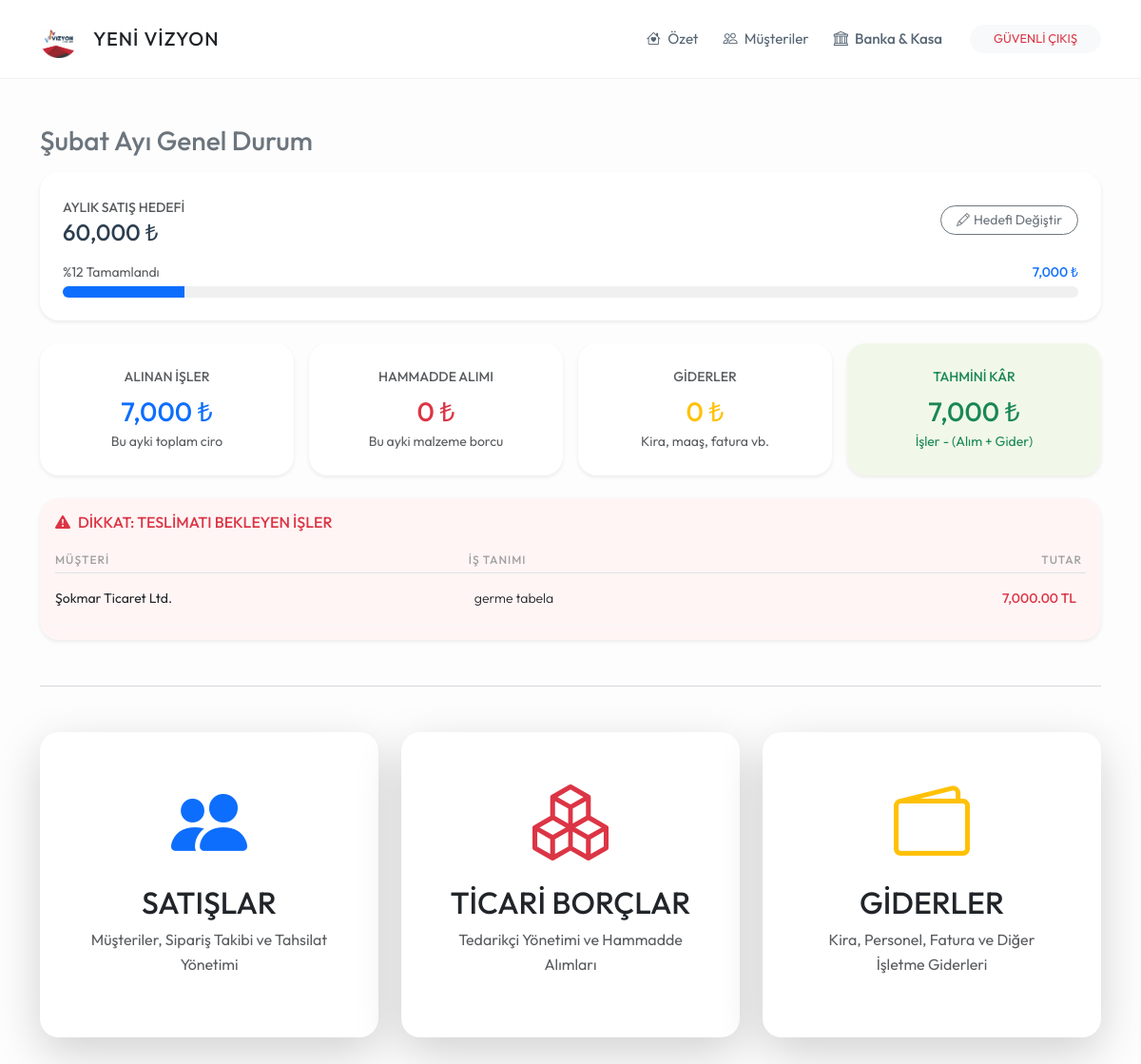
The page / (signed in) on the database as committed earlier.
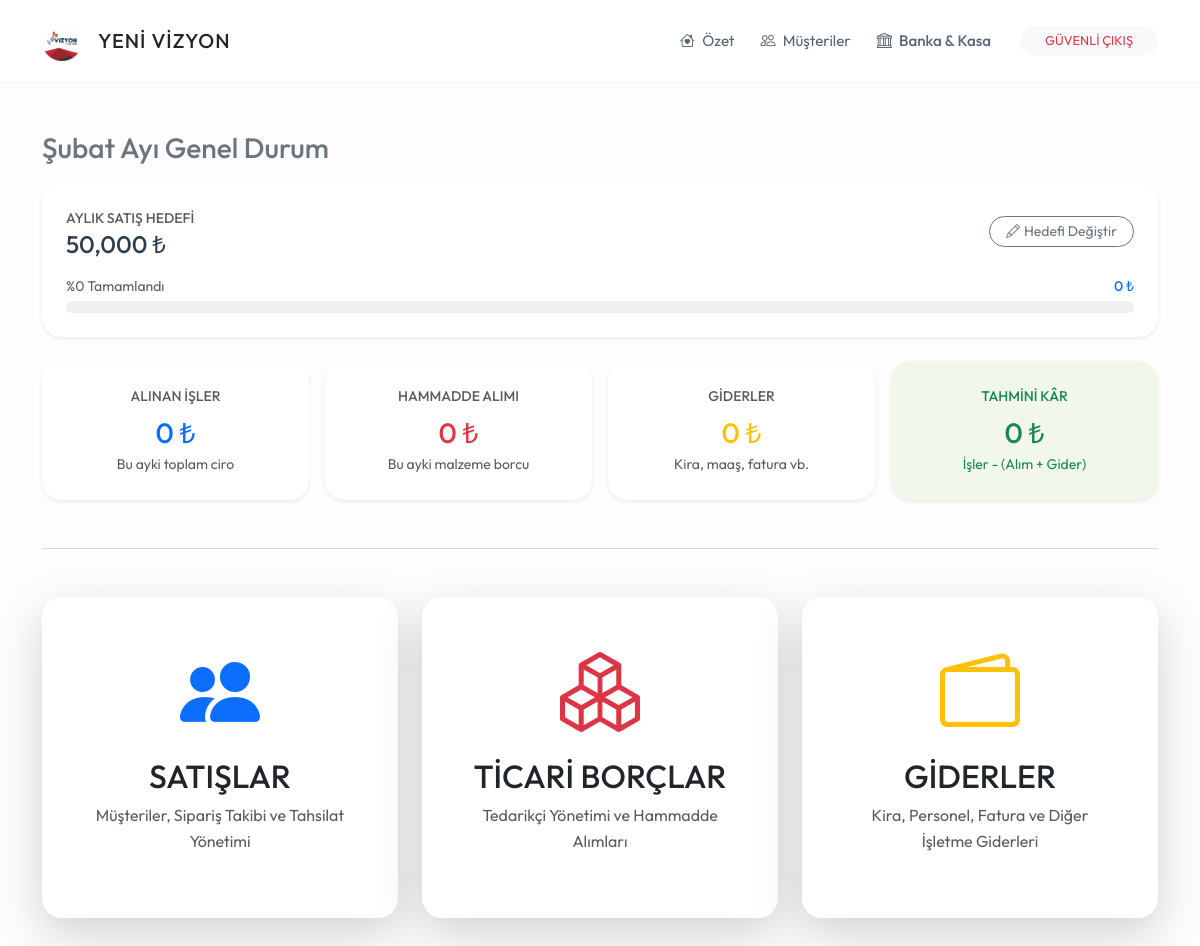
The same page on the database as committed later.
### models.py (models this page shows)
class Ayarlar(db.Model):
    id = db.Column(db.Integer, primary_key=True)
    ay_hedefi = db.Column(db.Float, default=50000.0)

class IsKaydi(db.Model):
    id = db.Column(db.Integer, primary_key=True)
    is_tanimi = db.Column(db.String(200), nullable=False)
    toplam_bedel = db.Column(db.Float, nullable=False, default=0.0)
    para_birimi = db.Column(db.String(5), default='TL')
    maliyet = db.Column(db.Float, default=0.0)
    teslim_tarihi = db.Column(db.String(20))
    durum = db.Column(db.String(20), default='Devam Ediyor')
    kayit_tarihi = db.Column(db.DateTime, default=datetime.now)
    musteri_id = db.Column(db.Integer, db.ForeignKey('musteri.id'), nullable=False)

class Musteri(db.Model):
    id = db.Column(db.Integer, primary_key=True)
    ad_soyad = db.Column(db.String(100), nullable=False)
    telefon = db.Column(db.String(20))
    isyeri_adi = db.Column(db.String(200))
    isyeri_adresi = db.Column(db.Text)
    durum = db.Column(db.String(20), default='Aktif')
    isler = db.relationship('IsKaydi', backref='sahibi', lazy=True)
    odemeler = db.relationship('Odeme', backref='musteri', lazy=True)

### routes/genel_isler.py (the view)
@genel_bp.route('/')
def index():
    if 'logged_in' not in session:
        return render_template('giris.html')
    from datetime import datetime
    bugun = datetime.now()
    bu_ay, bu_yil = bugun.month, bugun.year
    aylar_tr = {1: "Ocak", 2: "Şubat", 3: "Mart", 4: "Nisan", 5: "Mayıs", 6: "Haziran",
                7: "Temmuz", 8: "Ağustos", 9: "Eylül", 10: "Ekim", 11: "Kasım", 12: "Aralık"}
    guncel_ay = aylar_tr[bu_ay]
    aylik_is_hacmi = sum((i.toplam_bedel * GUNCEL_KURLAR.get(i.para_birimi, 1.0))
                         for i in IsKaydi.query.filter(extract('month', IsKaydi.kayit_tarihi) == bu_ay,
                                                       extract('year', IsKaydi.kayit_tarihi) == bu_yil).all())
    aylik_satinalma = sum((s.tutar * GUNCEL_KURLAR.get(s.para_birimi, 1.0))
                          for s in SatinAlma.query.filter(extract('month', SatinAlma.tarih) == bu_ay,
                                                          extract('year', SatinAlma.tarih) == bu_yil).all())
    aylik_gider = sum((g.tutar * g.kur_degeri)
                      for g in Gider.query.filter(extract('month', Gider.tarih) == bu_ay,
                                                  extract('year', Gider.tarih) == bu_yil).all())
    alarm_listesi = IsKaydi.query.filter(IsKaydi.durum == 'Devam Ediyor').all()
    ayar = Ayarlar.query.first()
    if not ayar:
        ayar = Ayarlar(ay_hedefi=50000.0)
        db.session.add(ayar)
        db.session.commit()
    aylik_hedef = ayar.ay_hedefi
    hedef_yuzde = min((aylik_is_hacmi / aylik_hedef) * 100, 100) if aylik_hedef > 0 else 0
    return render_template('index.html',
                           ay_adi=guncel_ay,
                           is_hacmi=round(aylik_is_hacmi, 2),
                           ticari_alim=round(aylik_satinalma, 2),
                           giderler=round(aylik_gider, 2),
                           kar=round(aylik_is_hacmi - (aylik_satinalma + aylik_gider), 2),
                           alarm_listesi=alarm_listesi,
                           hedef_yuzde=round(hedef_yuzde, 0),
                           aylik_hedef=aylik_hedef,
                           kurlar=GUNCEL_KURLAR)

### templates/index.html (shortened to what the changed rows need)
{% extends "base.html" %}
{% block content %}
<div class="mb-5">
    <div class="card card-custom p-4 mb-4 border-0 shadow-sm">
        <div class="d-flex justify-content-between align-items-center mb-3">
            <div>
                <span class="fw-bold small text-muted text-uppercase">Aylık Satış Hedefi</span>
                <div class="h4 mb-0 fw-bold">{{ "{:,.0f}".format(aylik_hedef) }} ₺</div>
            </div>
        </div>
        <div class="d-flex justify-content-between align-items-center mb-1">
            <span class="small text-muted">%{{ hedef_yuzde|int }} Tamamlandı</span>
            <span class="small fw-bold text-primary">{{ "{:,.0f}".format(is_hacmi) }} ₺</span>
        </div>
        <div class="progress" style="height: 12px; border-radius: 10px; background-color: #f0f0f0;">
            <div class="progress-bar bg-primary" role="progressbar" style="width: {{ hedef_yuzde }}%; transition: width 1s ease-in-out;"></div>
        </div>
    </div>
    <div class="row g-3">
        <div class="col-md-3 col-6">
            <div class="card card-custom p-4 border-0 h-100 shadow-sm text-center">
                <div class="text-uppercase small fw-bold text-muted mb-2">ALINAN İŞLER</div>
                <div class="h3 fw-bold text-primary mb-0">{{ "{:,.0f}".format(is_hacmi) }} ₺</div>
                <div class="small text-muted mt-1">Bu ayki toplam ciro</div>
            </div>
        </div>
        <div class="col-md-3 col-6">
            <div class="card card-custom p-4 border-0 h-100 shadow-sm text-center" style="background-color: #f1f8e9;">
                <div class="text-uppercase small fw-bold text-success mb-2">TAHMİNİ KÂR</div>
                <div class="h3 fw-bold text-success mb-0">{{ "{:,.0f}".format(kar) }} ₺</div>
                <div class="small text-success mt-1">İşler - (Alım + Gider)</div>
            </div>
        </div>
    </div>
    {% if alarm_listesi %}
    <div class="alert alert-danger border-0 shadow-sm mt-4 mb-0" style="border-radius: 20px; background-color: #fff5f5;">
        <h6 class="fw-bold text-danger mb-3"><i class="bi bi-exclamation-triangle-fill me-2"></i>DİKKAT: TESLİMATI BEKLEYEN İŞLER</h6>
        <div class="table-responsive">
            <table class="table table-sm table-borderless mb-0 small">
                <thead>
                    <tr class="text-muted border-bottom">
                        <th class="ps-0">Müşteri</th>
                        <th>İş Tanımı</th>
                        <th class="text-end">Tutar</th>
                    </tr>
                </thead>
                <tbody>
                    {% for is in alarm_listesi %}
                    <tr>
                        <td class="ps-0"><strong>{{ is.sahibi.ad_soyad }}</strong></td>
                        <td>{{ is.is_tanimi }}</td>
                        <td class="text-end text-danger fw-bold">{{ "{:,.2f}".format(is.toplam_bedel) }} {{ is.para_birimi }}</td>
                    </tr>
                    {% endfor %}
                </tbody>
            </table>
        </div>
    </div>
    {% endif %}
</div>
<div class="row g-4 justify-content-center">
    <div class="col-md-4">
        <a href="{{ url_for('musteri.satislar') }}" class="text-decoration-none">
            <div class="card card-custom h-100 border-0 shadow-lg card-hover-effect text-center p-5" style="transition: transform 0.2s;">
                <h2 class="fw-bold text-dark">SATIŞLAR</h2>
            </div>
        </a>
    </div>
    <div class="col-md-4">
        <a href="{{ url_for('tedarikci.ticari_borclar') }}" class="text-decoration-none">
            <div class="card card-custom h-100 border-0 shadow-lg card-hover-effect text-center p-5" style="transition: transform 0.2s;">
                <h2 class="fw-bold text-dark">TİCARİ BORÇLAR</h2>
            </div>
        </a>
    </div>
    <div class="col-md-4">
        <a href="{{ url_for('gider.giderler') }}" class="text-decoration-none">
            <div class="card card-custom h-100 border-0 shadow-lg card-hover-effect text-center p-5" style="transition: transform 0.2s;">
                <h2 class="fw-bold text-dark">GİDERLER</h2>
            </div>
        </a>
    </div>
</div>
{% endblock %}

Rows that differ between the two databases and show on the page:
removed IsKaydi: sahibi.ad_soyad "Şokmar Ticaret Ltd.", is_tanimi "germe tabela", toplam_bedel "7,000.00", para_birimi "TL"
changed Ayarlar: ay_hedefi "60,000" → "50,000"
Other text that changed with them:
{{ hedef_yuzde|int }}: "12" → "0"
{{ "{:,.0f}".format(is_hacmi) }}: "7,000" → "0"
{{ "{:,.0f}".format(kar) }}: "7,000" → "0"
text no longer shown: "DİKKAT: TESLİMATI BEKLEYEN İŞLER MÜŞTERI İŞ TANIMI TUTAR"
